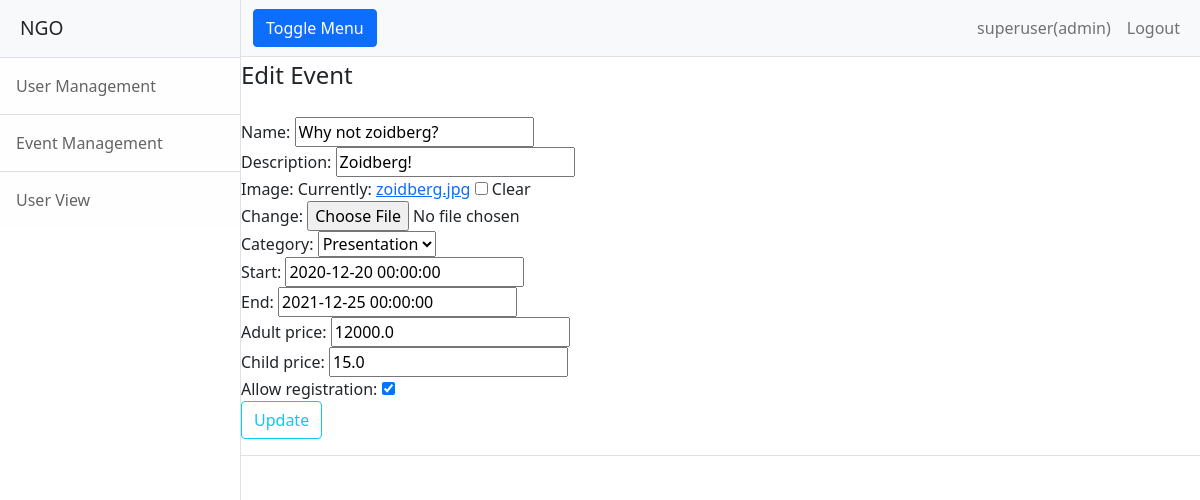
The page /events/4/update/ (signed in) on the database its author committed.
### UserApp/models.py (models this page shows, shortened)
class CustomUser(AbstractBaseUser, PermissionsMixin):
    email = models.EmailField(_('email address'), unique=True)
    username = models.CharField(max_length=150, unique=True)
    firstName=models.CharField(max_length=40)
    lastName=models.CharField(max_length=40)
    role=models.CharField(max_length=40, default="user", choices = ROLE_CHOICES)
    is_staff = models.BooleanField(default=False)
    is_active = models.BooleanField(default=True)
    objects = CustomAccountManager()
    USERNAME_FIELD = 'username'
    REQUIRED_FIELDS = ["email", "firstName", "lastName", "role"]

### events/models.py (models this page shows)
class Event(models.Model):
    class EventCategory(models.TextChoices):
        SEMINAR = 'Seminar'
        CONFERENCE = 'Conference'
        PRESENTATION = 'Presentation'
    name = models.CharField(max_length=40)
    description = models.CharField(max_length=200)
    image = models.ImageField(null=True, blank=True)
    category = models.CharField(
        max_length=12,
        choices=EventCategory.choices,
        default=EventCategory.PRESENTATION
    )
    start = models.DateTimeField()
    end = models.DateTimeField()
    adult_price = models.FloatField()
    child_price = models.FloatField()
    allow_registration = models.BooleanField(default=False)

### events/views.py (the view, shortened to what this page needs)
# urls.py: path("<int:pk>/update/", views.EventUpdateView.as_view(), name="events-update"),
class EventUpdateView(LoginRequiredMixin, UpdateView):
    model = Event
    form_class = EventUpdateForm
    template_name = 'events/adevent_update.html'
    context_object_name = 'event'
    def dispatch(self, request, *args, **kwargs):
        if not request.user.role=="admin":
            raise PermissionDenied()
        return super().dispatch(request, *args, **kwargs)

### events/forms.py
class EventUpdateForm(ModelForm):
    class Meta:
        model = Event
        fields = '__all__'

### events/templates/events/adevent_update.html (shortened to what this page needs)
{% extends "events/base.html" %}
{% block content %}
  <div class="content-section">
    <form method="POST">
      <fieldset class="form-group">
        <legend class="border-bttom mb-4">Edit Event</legend>
        {% for field in form %}
        <div class="fieldWrapper">
            {{ field.label_tag }} {{ field }}
        </div>
        {% endfor %}
      </fieldset>
      <div class="form-group">
        <button class="btn btn-outline-info" type="submit"> Update</button>
      </div>
    </form>
    <div class="border-top pt-3">
    </div>
  </div>
{% endblock content %}

### events/templates/events/base.html (shortened to what this page needs)
{% load static %}
<html lang="en">
    <head>
        <link href="{% static 'css/styles.css' %}" rel="stylesheet" />
    </head>
    <body>
        <div class="d-flex" id="wrapper">
            <div class="border-end bg-white" id="sidebar-wrapper">
                <div class="sidebar-heading border-bottom bg-light">NGO</div>
                <div class="list-group list-group-flush">
                    {% if user.is_authenticated %}
                      {% if user.role == "admin" %}
                        <a class="list-group-item list-group-item-action list-group-item-light p-3" href="{% url 'users-list' %}">User Management</a>
                        <a class="list-group-item list-group-item-action list-group-item-light p-3" href="{% url 'events-list' %}">Event Management</a>
                        <a class="list-group-item list-group-item-action list-group-item-light p-3" href="#!">User View</a>
                      {% endif %}
                    {% else %}
                    <a class="list-group-item list-group-item-action list-group-item-light p-3" href="#!">Event </a>
                    {% endif %}
                </div>
            </div>
            <div id="page-content-wrapper">
                <nav class="navbar navbar-expand-lg navbar-light bg-light border-bottom">
                    <div class="container-fluid">
                        <button class="btn btn-primary" id="sidebarToggle">Toggle Menu</button>
                        <div class="collapse navbar-collapse" id="navbarSupportedContent">
                            <ul class="navbar-nav ms-auto mt-2 mt-lg-0">
                                {% if user.is_authenticated %}
                                  <li class="nav-item active"><a class="nav-link" href="#!">{{ user.username }}({{ user.role }})</a></li>
                                  <a class="nav-item nav-link" href="{% url 'logout' %}">Logout</a>
                                {% else %}
                                  <a class="nav-item nav-link" href="{% url 'login' %}">Login</a>
                                {% endif %}
                            </ul>
                        </div>
                    </div>
                </nav>
                {% block content %}{% endblock %}
            </div>
        </div>
    </body>
</html>

### rows shown on the page
CustomUser: username "superuser", role "admin"
Event: form "Why not zoidberg?" "Zoidberg!" "Presentation" "2020-12-20 00:00:00" "2021-12-25 00:00:00" "12000.0" "15.0" "☑"

### other values the page prints
{{ field.label_tag }} "Name:" "Description:" "Image:" "Category:" "Start:" "End:" "Adult price:" "Child price:" "Allow registration:"
